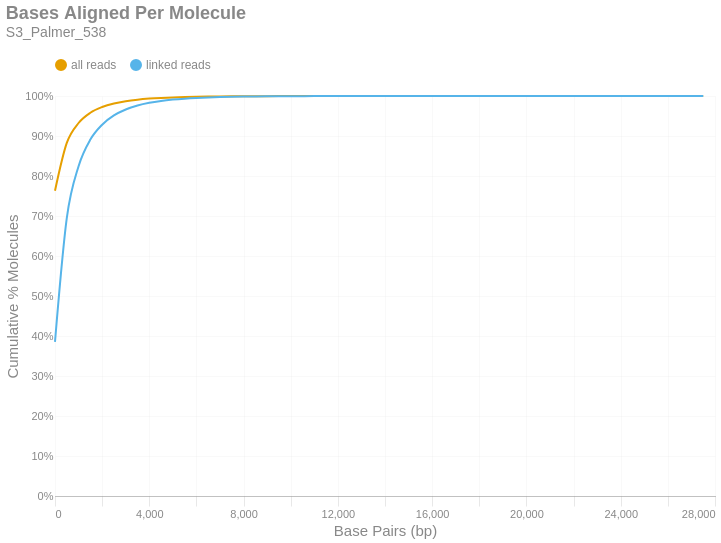

The code cell stored with this chart in its notebook:
### Markdown cell above
### Bases Aligned Per Molecule
This is a cumulative frequency distribution showing the number of base pairs aligned per unique molecule. These data are shown in 500 bp bins. There are two distributions: one with `all reads` (yellow) and another with only `linked reads` (blue). The percent of molecules in the `linked reads` distribution is relative to the total number of linked molecules.

### Code cell
if SKIPLR:
    print_html(f"Skipped")
else:
    binned_df = consolidated_hist(valids['aligned_bp'], mask, 500, True)
    with SafeRender(binned_df):
        (
            density_plot(binned_df, 'Bases Aligned Per Molecule', samplename, 'basesper')
            .encode(
                x=alt.X('bin:Q', title="Base Pairs (bp)").axis(tickMinStep=500).scale(padding=0),
                y=alt.Y('value:Q', title='Cumulative % Molecules')
                    .axis(format='%')
                    .scale(domain = [0,1])
                    .stack(False),
                color=alt.Color("key:N").scale(domain = ["all reads", "linked reads"]),
                tooltip = [
                    alt.Tooltip("key:N", title = "Data Type"),
                    alt.Tooltip("range_label:N", title="Bases Aligned Per Molecule"),
                    alt.Tooltip("value:Q", format = ".2%", title="% Molecules (Cum.)")
                ]
            )
        ).display()

### Figure 1 — Vega-Lite specification as saved in the notebook (floating-point values rounded to 4 significant figures)
{"width": "container", "height": 400, "config": {"title": {"anchor": "start", "dy": -15, "fontSize": 18, "color": "#888888", "subtitleColor": "#888888", "subtitleFontSize": 14}, "arc": {"fill": "#0072B2"}, "axis": {"domainColor": "#888888", "domainWidth": 0.5, "gridWidth": 0.2, "grid": false, "titleFontWeight": 400, "titleFontSize": 15, "labelFontSize": 11, "labelColor": "#888888", "tickColor": "#888888", "tickWidth": 0.2, "titleColor": "#888888"}, "axisBand": {"grid": false}, "axisX": {"grid": true, "tickSize": 10, "domainCap": "round"}, "axisY": {"domain": false, "grid": true, "tickSize": 0, "domainCap": "round"}, "background": "transparent", "header": {"labelFontSize": 15, "labelColor": "#888888", "titleFontSize": 15, "titleFontWeight": 600, "titleColor": "#888888"}, "legend": {"labelFont": "sans-serif", "labelFontSize": 12, "labelColor": "#888888", "symbolSize": 100, "symbolType": "circle", "titleFontSize": 12, "titlePadding": 10, "titleColor": "#888888", "title": null, "orient": "top"}, "range": {"category": ["#E69F00", "#56B4E9", "#009E73", "#F0E442", "#0072B2", "#D55E00", "#CC79A7", "#000000"], "diverging": ["#cfe8f3", "#a2d4ec", "#73bfe2", "#46abdb", "#1696d2", "#12719e"]}, "area": {"fill": "#0072B2", "fillOpacity": 0.7, "line": true, "strokeOpacity": 0.7}, "line": {"color": "#0072B2", "stroke": "#0072B2", "strokeWidth": 2}, "trail": {"color": "#0072B2", "stroke": "#0072B2", "strokeWidth": 0, "size": 1}, "point": {"filled": true, "fillOpacity": 1.0, "size": 95}, "text": {"color": "#888888", "fontSize": 11, "align": "right", "fontWeight": 400, "size": 11}, "bar": {"fill": "#0072B2", "stroke": null}, "view": {"stroke": null, "continuousWidth": 660, "continuousHeight": 400}}, "data": {"name": "data-27ed0c7d6bb1039d142ad0cbe2f582e2"}, "mark": {"type": "line", "interpolate": "monotone", "point": {"opacity": 0, "size": 275}}, "encoding": {"color": {"field": "key", "scale": {"domain": ["all reads", "linked reads"]}, "type": "nominal"}, "tooltip": [{"field": "key", "title": "Data Type", "type": "nominal"}, {"field": "range_label", "title": "Bases Aligned Per Molecule", "type": "nominal"}, {"field": "value", "format": ".2%", "title": "% Molecules (Cum.)", "type": "quantitative"}], "x": {"axis": {"tickMinStep": 500}, "field": "bin", "scale": {"padding": 0}, "title": "Base Pairs (bp)", "type": "quantitative"}, "y": {"axis": {"format": "%"}, "field": "value", "scale": {"domain": [0, 1]}, "stack": false, "title": "Cumulative % Molecules", "type": "quantitative"}}, "params": [{"name": "param_c36ac31b6afebe62", "select": {"type": "point", "fields": ["key"]}, "bind": "legend"}], "title": {"text": "Bases Aligned Per Molecule", "subtitle": "S3_Palmer_538"}, "transform": [{"fold": ["all reads (cumsum)", "linked reads (cumsum)"]}, {"calculate": "replace(datum.key, ' (cumsum)', '')", "as": "key"}, {"filter": {"param": "param_c36ac31b6afebe62"}}], "usermeta": {"embedOptions": {"downloadFileName": "S3_Palmer_538.basesper"}}, "$schema": "https://vega.github.io/schema/vega-lite/v6.1.0.json", "datasets": {"data-27ed0c7d6bb1039d142ad0cbe2f582e2": [{"bin": "0.0", "interval": "0.0-500.0", "all reads": 0.7632, "linked reads": 0.3853, "all reads (cumsum)": 0.7632, "linked reads (cumsum)": 0.3853, "range_label": "0-499"}, {"bin": "500.0", "interval": "500.0-1000.0", "all reads": 0.1194, "linked reads": 0.3093, "all reads (cumsum)": 0.8826, "linked reads (cumsum)": 0.6947, "range_label": "500-999"}, {"bin": "1000.0", "interval": "1000.0-1500.0", "all reads": 0.04987, "linked reads": 0.1297, "all reads (cumsum)": 0.9325, "linked reads (cumsum)": 0.8244, "range_label": "1000-1499"}, {"bin": "1500.0", "interval": "1500.0-2000.0", "all reads": 0.02561, "linked reads": 0.06664, "all reads (cumsum)": 0.9581, "linked reads (cumsum)": 0.8911, "range_label": "1500-1999"}, {"bin": "2000.0", "interval": "2000.0-2500.0", "all reads": 0.01429, "linked reads": 0.03719, "all reads (cumsum)": 0.9724, "linked reads (cumsum)": 0.9282, "range_label": "2000-2499"}, {"bin": "2500.0", "interval": "2500.0-3000.0", "all reads": 0.00888, "linked reads": 0.02311, "all reads (cumsum)": 0.9813, "linked reads (cumsum)": 0.9513, "range_label": "2500-2999"}, {"bin": "3000.0", "interval": "3000.0-3500.0", "all reads": 0.005732, "linked reads": 0.01491, "all reads (cumsum)": 0.987, "linked reads (cumsum)": 0.9663, "range_label": "3000-3499"}, {"bin": "3500.0", "interval": "3500.0-4000.0", "all reads": 0.003847, "linked reads": 0.01001, "all reads (cumsum)": 0.9909, "linked reads (cumsum)": 0.9763, "range_label": "3500-3999"}, {"bin": "4000.0", "interval": "4000.0-4500.0", "all reads": 0.002596, "linked reads": 0.006755, "all reads (cumsum)": 0.9935, "linked reads (cumsum)": 0.983, "range_label": "4000-4499"}, {"bin": "4500.0", "interval": "4500.0-5000.0", "all reads": 0.001787, "linked reads": 0.004651, "all reads (cumsum)": 0.9953, "linked reads (cumsum)": 0.9877, "range_label": "4500-4999"}, {"bin": "5000.0", "interval": "5000.0-5500.0", "all reads": 0.001264, "linked reads": 0.00329, "all reads (cumsum)": 0.9965, "linked reads (cumsum)": 0.991, "range_label": "5000-5499"}, {"bin": "5500.0", "interval": "5500.0-6000.0", "all reads": 0.0009233, "linked reads": 0.002402, "all reads (cumsum)": 0.9975, "linked reads (cumsum)": 0.9934, "range_label": "5500-5999"}, {"bin": "6000.0", "interval": "6000.0-6500.0", "all reads": 0.0006658, "linked reads": 0.001732, "all reads (cumsum)": 0.9981, "linked reads (cumsum)": 0.9951, "range_label": "6000-6499"}, {"bin": "6500.0", "interval": "6500.0-7000.0", "all reads": 0.0004769, "linked reads": 0.001241, "all reads (cumsum)": 0.9986, "linked reads (cumsum)": 0.9963, "range_label": "6500-6999"}, {"bin": "7000.0", "interval": "7000.0-7500.0", "all reads": 0.0003493, "linked reads": 0.000909, "all reads (cumsum)": 0.9989, "linked reads (cumsum)": 0.9972, "range_label": "7000-7499"}, {"bin": "7500.0", "interval": "7500.0-8000.0", "all reads": 0.0002608, "linked reads": 0.0006786, "all reads (cumsum)": 0.9992, "linked reads (cumsum)": 0.9979, "range_label": "7500-7999"}, {"bin": "8000.0", "interval": "8000.0-8500.0", "all reads": 0.0002084, "linked reads": 0.0005422, "all reads (cumsum)": 0.9994, "linked reads (cumsum)": 0.9985, "range_label": "8000-8499"}, {"bin": "8500.0", "interval": "8500.0-9000.0", "all reads": 0.0001487, "linked reads": 0.0003868, "all reads (cumsum)": 0.9996, "linked reads (cumsum)": 0.9989, "range_label": "8500-8999"}, {"bin": "9000.0", "interval": "9000.0-9500.0", "all reads": 0.0001072, "linked reads": 0.000279, "all reads (cumsum)": 0.9997, "linked reads (cumsum)": 0.9991, "range_label": "9000-9499"}, {"bin": "9500.0", "interval": "9500.0-10000.0", "all reads": 8.124e-05, "linked reads": 0.0002114, "all reads (cumsum)": 0.9997, "linked reads (cumsum)": 0.9993, "range_label": "9500-9999"}, {"bin": "10000.0", "interval": "10000.0-10500.0", "all reads": 5.443e-05, "linked reads": 0.0001416, "all reads (cumsum)": 0.9998, "linked reads (cumsum)": 0.9995, "range_label": "10000-10499"}, {"bin": "10500.0", "interval": "10500.0-11000.0", "all reads": 4.184e-05, "linked reads": 0.0001089, "all reads (cumsum)": 0.9998, "linked reads (cumsum)": 0.9996, "range_label": "10500-10999"}, {"bin": "11000.0", "interval": "11000.0-11500.0", "all reads": 3.94e-05, "linked reads": 0.0001025, "all reads (cumsum)": 0.9999, "linked reads (cumsum)": 0.9997, "range_label": "11000-11499"}, {"bin": "11500.0", "interval": "11500.0-12000.0", "all reads": 2.518e-05, "linked reads": 6.553e-05, "all reads (cumsum)": 0.9999, "linked reads (cumsum)": 0.9998, "range_label": "11500-11999"}, {"bin": "12000.0", "interval": "12000.0-12500.0", "all reads": 2.193e-05, "linked reads": 5.708e-05, "all reads (cumsum)": 0.9999, "linked reads (cumsum)": 0.9998, "range_label": "12000-12499"}, {"bin": "12500.0", "interval": "12500.0-13000.0", "all reads": 1.219e-05, "linked reads": 3.171e-05, "all reads (cumsum)": 0.9999, "linked reads (cumsum)": 0.9999, "range_label": "12500-12999"}, {"bin": "13000.0", "interval": "13000.0-13500.0", "all reads": 9.342e-06, "linked reads": 2.431e-05, "all reads (cumsum)": 1.0, "linked reads (cumsum)": 0.9999, "range_label": "13000-13499"}, {"bin": "13500.0", "interval": "13500.0-14000.0", "all reads": 1.137e-05, "linked reads": 2.96e-05, "all reads (cumsum)": 1.0, "linked reads (cumsum)": 0.9999, "range_label": "13500-13999"}, {"bin": "14000.0", "interval": "14000.0-14500.0", "all reads": 9.342e-06, "linked reads": 2.431e-05, "all reads (cumsum)": 1.0, "linked reads (cumsum)": 0.9999, "range_label": "14000-14499"}, {"bin": "14500.0", "interval": "14500.0-15000.0", "all reads": 6.093e-06, "linked reads": 1.585e-05, "all reads (cumsum)": 1.0, "linked reads (cumsum)": 0.9999, "range_label": "14500-14999"}, {"bin": "15000.0", "interval": "15000.0-15500.0", "all reads": 4.062e-06, "linked reads": 1.057e-05, "all reads (cumsum)": 1.0, "linked reads (cumsum)": 1.0, "range_label": "15000-15499"}, {"bin": "15500.0", "interval": "15500.0-16000.0", "all reads": 4.062e-07, "linked reads": 1.057e-06, "all reads (cumsum)": 1.0, "linked reads (cumsum)": 1.0, "range_label": "15500-15999"}, {"bin": "16000.0", "interval": "16000.0-16500.0", "all reads": 2.843e-06, "linked reads": 7.399e-06, "all reads (cumsum)": 1.0, "linked reads (cumsum)": 1.0, "range_label": "16000-16499"}, {"bin": "16500.0", "interval": "16500.0-17000.0", "all reads": 3.25e-06, "linked reads": 8.456e-06, "all reads (cumsum)": 1.0, "linked reads (cumsum)": 1.0, "range_label": "16500-16999"}, {"bin": "17000.0", "interval": "17000.0-17500.0", "all reads": 8.124e-07, "linked reads": 2.114e-06, "all reads (cumsum)": 1.0, "linked reads (cumsum)": 1.0, "range_label": "17000-17499"}, {"bin": "17500.0", "interval": "17500.0-18000.0", "all reads": 3.25e-06, "linked reads": 8.456e-06, "all reads (cumsum)": 1.0, "linked reads (cumsum)": 1.0, "range_label": "17500-17999"}, {"bin": "18000.0", "interval": "18000.0-18500.0", "all reads": 4.062e-07, "linked reads": 1.057e-06, "all reads (cumsum)": 1.0, "linked reads (cumsum)": 1.0, "range_label": "18000-18499"}, {"bin": "18500.0", "interval": "18500.0-19000.0", "all reads": 2.031e-06, "linked reads": 5.285e-06, "all reads (cumsum)": 1.0, "linked reads (cumsum)": 1.0, "range_label": "18500-18999"}, {"bin": "19000.0", "interval": "19000.0-19500.0", "all reads": 0.0, "linked reads": 0.0, "all reads (cumsum)": 1.0, "linked reads (cumsum)": 1.0, "range_label": "19000-19499"}, {"bin": "19500.0", "interval": "19500.0-20000.0", "all reads": 0.0, "linked reads": 0.0, "all reads (cumsum)": 1.0, "linked reads (cumsum)": 1.0, "range_label": "19500-19999"}, {"bin": "20000.0", "interval": "20000.0-20500.0", "all reads": 0.0, "linked reads": 0.0, "all reads (cumsum)": 1.0, "linked reads (cumsum)": 1.0, "range_label": "20000-20499"}, {"bin": "20500.0", "interval": "20500.0-21000.0", "all reads": 8.124e-07, "linked reads": 2.114e-06, "all reads (cumsum)": 1.0, "linked reads (cumsum)": 1.0, "range_label": "20500-20999"}, {"bin": "21000.0", "interval": "21000.0-21500.0", "all reads": 0.0, "linked reads": 0.0, "all reads (cumsum)": 1.0, "linked reads (cumsum)": 1.0, "range_label": "21000-21499"}, {"bin": "21500.0", "interval": "21500.0-22000.0", "all reads": 0.0, "linked reads": 0.0, "all reads (cumsum)": 1.0, "linked reads (cumsum)": 1.0, "range_label": "21500-21999"}, {"bin": "22000.0", "interval": "22000.0-22500.0", "all reads": 8.124e-07, "linked reads": 2.114e-06, "all reads (cumsum)": 1.0, "linked reads (cumsum)": 1.0, "range_label": "22000-22499"}, {"bin": "22500.0", "interval": "22500.0-23000.0", "all reads": 0.0, "linked reads": 0.0, "all reads (cumsum)": 1.0, "linked reads (cumsum)": 1.0, "range_label": "22500-22999"}, {"bin": "23000.0", "interval": "23000.0-23500.0", "all reads": 0.0, "linked reads": 0.0, "all reads (cumsum)": 1.0, "linked reads (cumsum)": 1.0, "range_label": "23000-23499"}, {"bin": "23500.0", "interval": "23500.0-24000.0", "all reads": 4.062e-07, "linked reads": 1.057e-06, "all reads (cumsum)": 1.0, "linked reads (cumsum)": 1.0, "range_label": "23500-23999"}, {"bin": "24000.0", "interval": "24000.0-24500.0", "all reads": 0.0, "linked reads": 0.0, "all reads (cumsum)": 1.0, "linked reads (cumsum)": 1.0, "range_label": "24000-24499"}, {"bin": "24500.0", "interval": "24500.0-25000.0", "all reads": 0.0, "linked reads": 0.0, "all reads (cumsum)": 1.0, "linked reads (cumsum)": 1.0, "range_label": "24500-24999"}, {"bin": "25000.0", "interval": "25000.0-25500.0", "all reads": 0.0, "linked reads": 0.0, "all reads (cumsum)": 1.0, "linked reads (cumsum)": 1.0, "range_label": "25000-25499"}, {"bin": "25500.0", "interval": "25500.0-26000.0", "all reads": 0.0, "linked reads": 0.0, "all reads (cumsum)": 1.0, "linked reads (cumsum)": 1.0, "range_label": "25500-25999"}, {"bin": "26000.0", "interval": "26000.0-26500.0", "all reads": 0.0, "linked reads": 0.0, "all reads (cumsum)": 1.0, "linked reads (cumsum)": 1.0, "range_label": "26000-26499"}, {"bin": "26500.0", "interval": "26500.0-27000.0", "all reads": 0.0, "linked reads": 0.0, "all reads (cumsum)": 1.0, "linked reads (cumsum)": 1.0, "range_label": "26500-26999"}, {"bin": "27000.0", "interval": "27000.0-27500.0", "all reads": 0.0, "linked reads": 0.0, "all reads (cumsum)": 1.0, "linked reads (cumsum)": 1.0, "range_label": "27000-27499"}, {"bin": "27500.0", "interval": "27500.0-28000.0", "all reads": 4.062e-07, "linked reads": 1.057e-06, "all reads (cumsum)": 1.0, "linked reads (cumsum)": 1.0, "range_label": "27500-27999"}]}}
